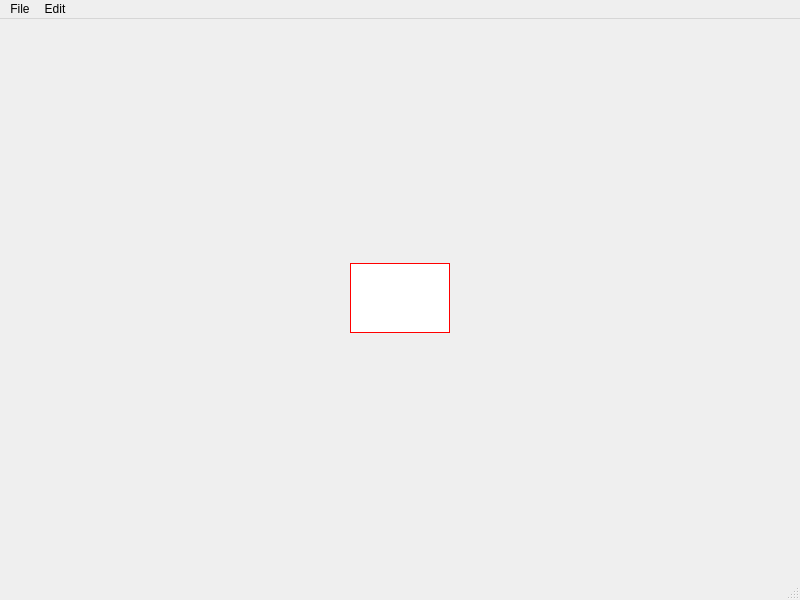
<?xml version="1.0" encoding="UTF-8"?>
<ui version="4.0">
 <class>RoomCanvas</class>
 <widget class="QMainWindow" name="RoomCanvas">
  <property name="geometry">
   <rect>
    <x>0</x>
    <y>0</y>
    <width>800</width>
    <height>600</height>
   </rect>
  </property>
  <property name="windowTitle">
   <string>RoomCanvas</string>
  </property>
  <widget class="QWidget" name="centralwidget">
   <layout class="QHBoxLayout" name="horizontalLayout">
    <item>
     <widget class="QGraphicsView" name="canvas">
      <property name="sizePolicy">
       <sizepolicy hsizetype="Fixed" vsizetype="Fixed">
        <horstretch>0</horstretch>
        <verstretch>0</verstretch>
       </sizepolicy>
      </property>
      <property name="font">
       <font>
        <stylestrategy>PreferAntialias</stylestrategy>
       </font>
      </property>
      <property name="styleSheet">
       <string notr="true">QGraphicsView#canvas{
border: 1px solid red;
}</string>
      </property>
      <property name="horizontalScrollBarPolicy">
       <enum>Qt::ScrollBarAlwaysOff</enum>
      </property>
      <property name="sizeAdjustPolicy">
       <enum>QAbstractScrollArea::AdjustToContents</enum>
      </property>
      <property name="transformationAnchor">
       <enum>QGraphicsView::NoAnchor</enum>
      </property>
     </widget>
    </item>
    <item>
     <layout class="QVBoxLayout" name="layerArea"/>
    </item>
   </layout>
  </widget>
  <widget class="QMenuBar" name="menubar">
   <property name="geometry">
    <rect>
     <x>0</x>
     <y>0</y>
     <width>800</width>
     <height>21</height>
    </rect>
   </property>
   <widget class="QMenu" name="fileMenu">
    <property name="title">
     <string>File</string>
    </property>
    <addaction name="infoAction"/>
    <addaction name="importSpriteFile"/>
    <addaction name="actionImport_Sprite"/>
   </widget>
   <widget class="QMenu" name="editMenu">
    <property name="title">
     <string>Edit</string>
    </property>
    <addaction name="editDimensionsAction"/>
    <addaction name="actionMove_Selected"/>
   </widget>
   <addaction name="fileMenu"/>
   <addaction name="editMenu"/>
  </widget>
  <widget class="QStatusBar" name="statusbar"/>
  <action name="infoAction">
   <property name="text">
    <string>Info</string>
   </property>
  </action>
  <action name="editDimensionsAction">
   <property name="text">
    <string>Canvas Dimensions</string>
   </property>
  </action>
  <action name="importSpriteFile">
   <property name="text">
    <string>Import Sprite File</string>
   </property>
  </action>
  <action name="actionMove_Selected">
   <property name="text">
    <string>Move Selected</string>
   </property>
  </action>
  <action name="actionImport_Sprite">
   <property name="text">
    <string>Import Sprite</string>
   </property>
  </action>
  <action name="actionRemove_Selected">
   <property name="text">
    <string>Remove Selected</string>
   </property>
   <property name="menuRole">
    <enum>QAction::TextHeuristicRole</enum>
   </property>
  </action>
 </widget>
 <resources/>
 <connections/>
</ui>
